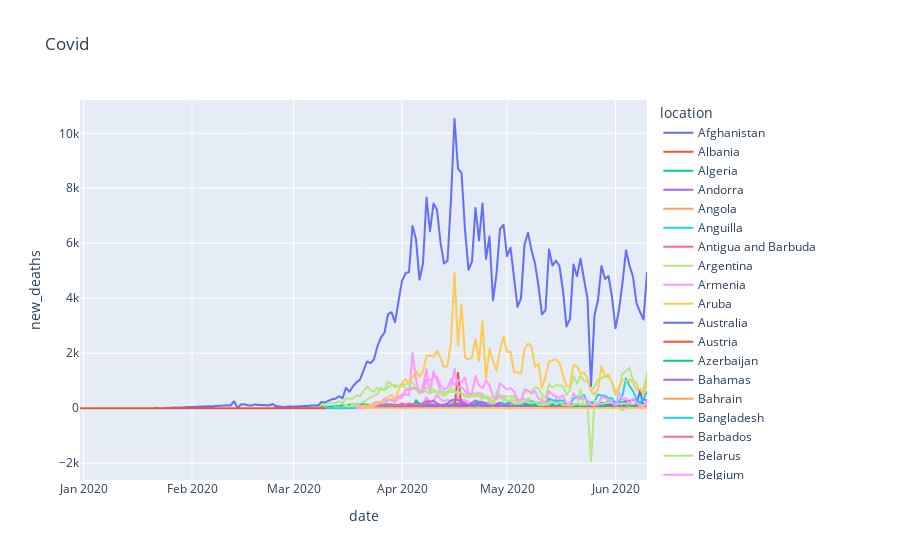

Notebook source saved alongside this figure:
### Code cell
fig = px.line(df, 
              x='date', 
              y='new_deaths', 
              color='location', 
              title='Covid')

# Show the figure
fig.show()
